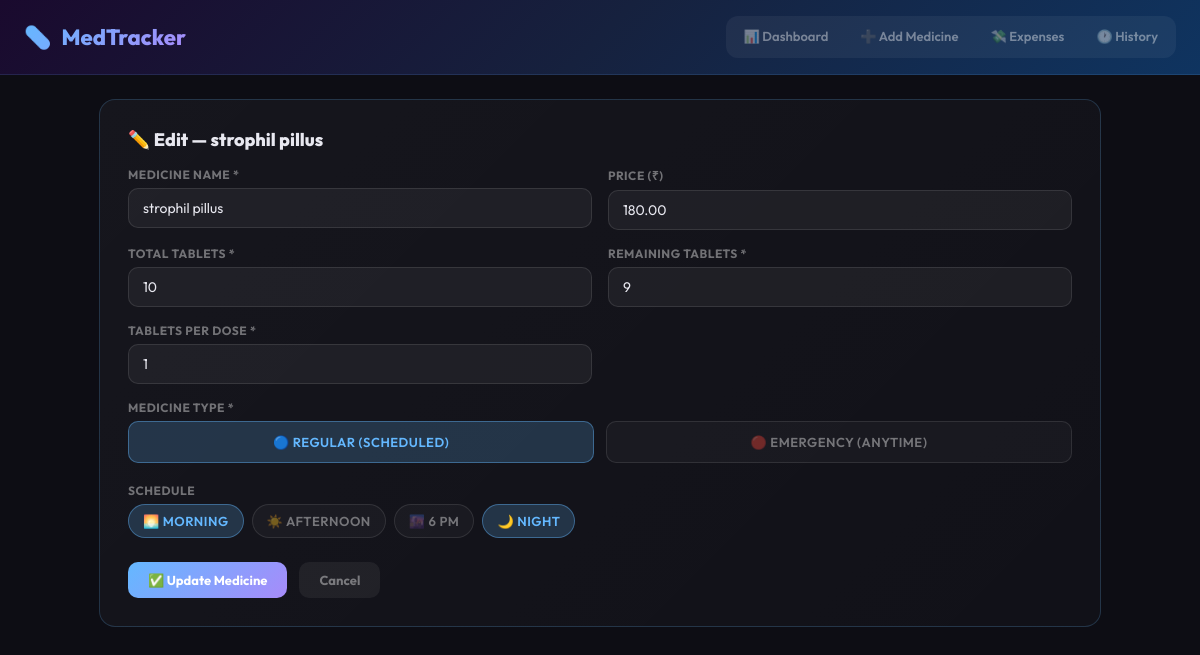
The page /edit/5/ on the database its author committed.
### medicines/models.py (models this page shows, shortened)
class Medicine(models.Model):
    REGULAR = 'regular'
    EMERGENCY = 'emergency'
    TYPE_CHOICES = [
        (REGULAR, 'Regular'),
        (EMERGENCY, 'Emergency')
    ]
    SCHEDULE_TIMES = {
        'morning': 8,
        'afternoon': 13,
        'evening': 18,
        'night': 21,
    }
    SCHEDULE_LABELS = {
        'morning': '🌅 Morning (8:00)',
        'afternoon': '☀️ Afternoon (13:00)',
        'evening': '🌆 6 PM (18:00)',
        'night': '🌙 Night (21:00)',
    }
    name = models.CharField(max_length=200)
    price = models.DecimalField(max_digits=10, decimal_places=2, default=0)
    total_tablets = models.PositiveIntegerField(default=0)
    remaining_tablets = models.PositiveIntegerField(default=0)
    tablets_per_dose = models.PositiveIntegerField(default=1)
    medicine_type = models.CharField(
        max_length=20,
        choices=TYPE_CHOICES,
        default=REGULAR
    )
    schedules = models.JSONField(default=list, blank=True)
    created_at = models.DateTimeField(auto_now_add=True)
    updated_at = models.DateTimeField(auto_now=True)
    class Meta:
        ordering = ['-created_at']

### medicines/views.py (the view, shortened to what this page needs)
# urls.py: path('edit/<int:pk>/', views.edit_medicine, name='edit_medicine'),
def edit_medicine(request, pk):
    medicine = get_object_or_404(Medicine, pk=pk)
    return render(request, 'medicines/edit_medicine.html', {'medicine': medicine})

### medicines/templates/medicines/edit_medicine.html (shortened to what this page needs)
{% extends 'medicines/base.html' %}
{% block content %}
<div class="form-card">
  <div class="section-title">✏️ Edit — {{ medicine.name }}</div>
  <form method="post">
    <div class="form-grid">
      <div class="form-group">
        <label>Medicine Name *</label>
        <input type="text"
               name="name"
               value="{{ medicine.name }}"
               required />
      </div>
      <div class="form-group">
        <label>Price (₹)</label>
        <input type="number"
               name="price"
               value="{{ medicine.price }}"
               step="0.01"
               min="0" />
      </div>
      <div class="form-group">
        <label>Total Tablets *</label>
        <input type="number"
               name="total_tablets"
               value="{{ medicine.total_tablets }}"
               min="0"
               required />
      </div>
      <div class="form-group">
        <label>Remaining Tablets *</label>
        <input type="number"
               name="remaining_tablets"
               value="{{ medicine.remaining_tablets }}"
               min="0"
               required />
      </div>
      <div class="form-group">
        <label>Tablets Per Dose *</label>
        <input type="number"
               name="tablets_per_dose"
               value="{{ medicine.tablets_per_dose }}"
               min="1"
               required />
      </div>
    </div>
    <div class="form-group" style="margin-bottom:20px;">
      <label>Medicine Type *</label>
      <div class="type-selector">
        <label class="type-option {% if medicine.medicine_type == 'regular' %}selected-regular{% endif %}"
               id="type-regular-label">
          🔵 Regular (Scheduled)
        </label>
        <label class="type-option {% if medicine.medicine_type == 'emergency' %}selected-emergency{% endif %}"
               id="type-emergency-label">
          🔴 Emergency (Anytime)
        </label>
      </div>
    </div>
    <div class="form-group"
         id="schedule-section"
         style="margin-bottom:24px; {% if medicine.medicine_type == 'emergency' %}display:none;{% endif %}">
      <label>Schedule</label>
      <div class="schedule-chips">
        <label class="schedule-chip {% if 'morning' in medicine.schedules %}checked{% endif %}"
               id="chip-morning">
          🌅 Morning
        </label>
        <label class="schedule-chip {% if 'afternoon' in medicine.schedules %}checked{% endif %}"
               id="chip-afternoon">
          ☀️ Afternoon
        </label>
        <label class="schedule-chip {% if 'evening' in medicine.schedules %}checked{% endif %}"
               id="chip-evening">
          🌆 6 PM
        </label>
        <label class="schedule-chip {% if 'night' in medicine.schedules %}checked{% endif %}"
               id="chip-night">
          🌙 Night
        </label>
      </div>
    </div>
    <div style="display:flex; gap:12px; flex-wrap:wrap;">
      <button type="submit" class="btn btn-primary">
        ✅ Update Medicine
      </button>
      <a href="{% url 'dashboard' %}" class="btn btn-ghost">
        Cancel
      </a>
    </div>
  </form>
</div>
{% endblock %}

### medicines/templates/medicines/base.html (style rules this page uses)
*, *::before, *::after { margin:0; padding:0; box-sizing:border-box; }
:root { --bg:#0d0d14; --card:rgba(255,255,255,0.04); --border:rgba(255,255,255,0.08); --blue:#64b8ff; --purple:#a78bfa; --red:#ff4757; --green:#2ed573; --orange:#ffa502; --text:#e8e8f0; --muted:rgba(255,255,255,0.4); }
body { background:var(--bg); color:var(--text); font-family:'Outfit',sans-serif; min-height:100vh; }
.section-title { font-size:18px; font-weight:800; margin-bottom:16px; display:flex; align-items:center; gap:8px; }
.btn { padding:10px 20px; border-radius:10px; border:none; cursor:pointer; font-size:13px; font-weight:700; font-family:'Outfit',sans-serif; transition:all 0.2s; text-decoration:none; display:inline-block; }
.btn-primary { background:linear-gradient(135deg,var(--blue),var(--purple)); color:#fff; }
.btn-ghost { background:rgba(255,255,255,0.06); color:var(--muted); }
.form-card { background:linear-gradient(135deg,rgba(255,255,255,0.04),rgba(255,255,255,0.02)); border:1px solid rgba(100,184,255,0.2); border-radius:16px; padding:28px; margin-bottom:20px; }
.form-grid { display:grid; grid-template-columns:1fr 1fr; gap:16px; margin-bottom:16px; }
.form-group { display:flex; flex-direction:column; gap:6px; }
label { font-size:12px; font-weight:700; color:var(--muted); text-transform:uppercase; letter-spacing:0.5px; }
input, select, textarea { background:rgba(255,255,255,0.05); border:1px solid rgba(255,255,255,0.1); border-radius:10px; padding:10px 14px; color:var(--text); font-size:14px; font-family:'Outfit',sans-serif; outline:none; transition:all 0.2s; width:100%; }
.schedule-chips { display:flex; gap:8px; flex-wrap:wrap; }
.schedule-chip { padding:8px 14px; border-radius:20px; font-size:13px; font-weight:600; cursor:pointer; border:1px solid rgba(255,255,255,0.1); background:rgba(255,255,255,0.03); color:var(--muted); transition:all 0.2s; user-select:none; }
.schedule-chip.checked { background:rgba(100,184,255,0.2); color:var(--blue); border-color:rgba(100,184,255,0.4); }
.type-selector { display:flex; gap:12px; }
.type-option { flex:1; padding:12px; border-radius:10px; border:1px solid rgba(255,255,255,0.1); background:rgba(255,255,255,0.03); color:var(--muted); cursor:pointer; text-align:center; font-weight:600; font-size:13px; transition:all 0.2s; }
.type-option.selected-regular { background:rgba(100,184,255,0.2); color:var(--blue); border-color:rgba(100,184,255,0.4); }

### rows shown on the page
Medicine: name "strophil pillus", price "180.00", total_tablets "10", remaining_tablets "9", tablets_per_dose "1"
